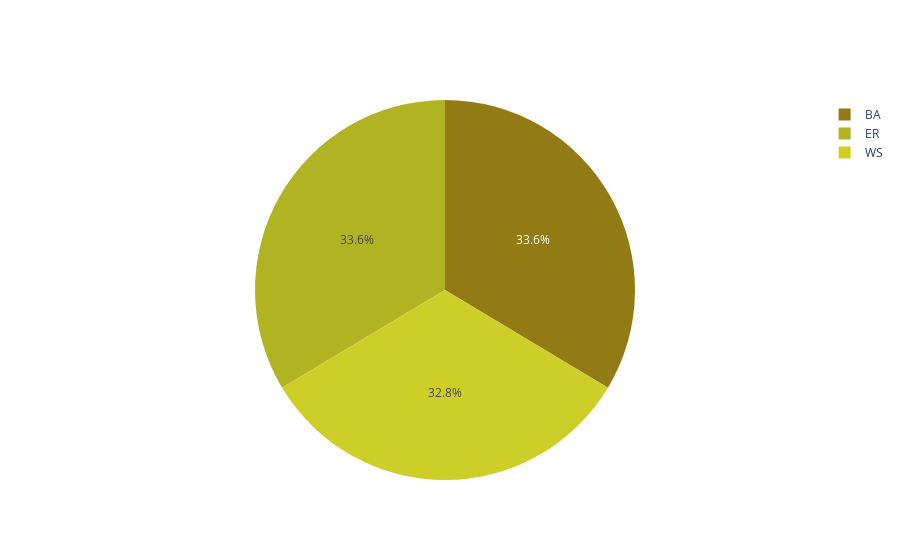

Source (notebook cell):
### Code cell
#####################################################
# 191223 => plotly 로 색깔 통일하는게 오래 걸려서, 임시로 엑셀로 파이차트 만듦
##########################################################################################################
# labels = ['BA','ER','WS']

# # Create subplots: use 'domain' type for Pie subplot
# fig = make_subplots(rows=4, cols=1, specs=[[{'type':'domain'}, {'type':'domain'}, {'type':'domain'}, {'type':'domain'}]])

# # 1) 기존 stage pool 의 그래프 구성 - 그래프 종류별 (43, 43, 42)개로 동일함.
# # 따라서 하나만 plot함
# fig.add_trace(go.Pie(labels=labels, 
#                      values = [ graph_counter_dict[1]['BA'], graph_counter_dict[1]['ER'], graph_counter_dict[1]['WS'] ],
#                      name="GHG Emissions"),
#               1, 1)

# # 2) Stage #1 - Pareto Frontier
# stage_num = 1
# fig.add_trace(go.Pie(labels=labels,
#                      values=[ pareto_graph_counter_dict[stage_num]['BA'], pareto_graph_counter_dict[stage_num]['ER'], pareto_graph_counter_dict[stage_num]['WS'] ],
#                      name="CO2 Emissions"),
#               2, 1)

# # 3) Stage #2 - Pareto Frontier
# stage_num = 2
# fig.add_trace(go.Pie(labels=labels,
#                      values=[ pareto_graph_counter_dict[stage_num]['BA'], pareto_graph_counter_dict[stage_num]['ER'], pareto_graph_counter_dict[stage_num]['WS'] ],
#                      name="CO2 Emissions"),
#               3, 1)

# # 4) Stage #3 - Pareto Frontier
# stage_num = 3
# fig.add_trace(go.Pie(labels=labels,
#                      values=[ pareto_graph_counter_dict[stage_num]['BA'], pareto_graph_counter_dict[stage_num]['ER'], pareto_graph_counter_dict[stage_num]['WS'] ],
#                      name="CO2 Emissions"),
#               4, 1)

# fig.show()

labels = ['BA','ER','WS']
colors = ['rgb(146, 123, 21)', 'rgb(177, 180, 34)', 'rgb(206, 206, 40)']

for stage_num in [1, 2, 3]:
    print("======================= Stage #"+ str(stage_num) +" ==================================")
    values = [ graph_counter_dict[stage_num]['BA'], graph_counter_dict[stage_num]['ER'], graph_counter_dict[stage_num]['WS'] ]

    fig = go.Figure(data=[go.Pie(labels=labels, values=values, marker_colors=colors)])
    fig.show()
    
    values_pareto = [ pareto_graph_counter_dict[stage_num]['BA'], pareto_graph_counter_dict[stage_num]['ER'], pareto_graph_counter_dict[stage_num]['WS'] ]

    fig = go.Figure(data=[go.Pie(labels=labels, values=values_pareto, marker_colors=colors)])
    fig.show()
    
    print('====================================================================')

### Figure 1 — Plotly figure (JSON) as saved in the notebook; plotly's stock layout.template omitted (floating-point values rounded to 4 significant figures)
{"data": [{"labels": ["BA", "ER", "WS"], "marker": {"colors": ["rgb(146, 123, 21)", "rgb(177, 180, 34)", "rgb(206, 206, 40)"]}, "type": "pie", "values": [43, 43, 42]}], "layout": {}}
